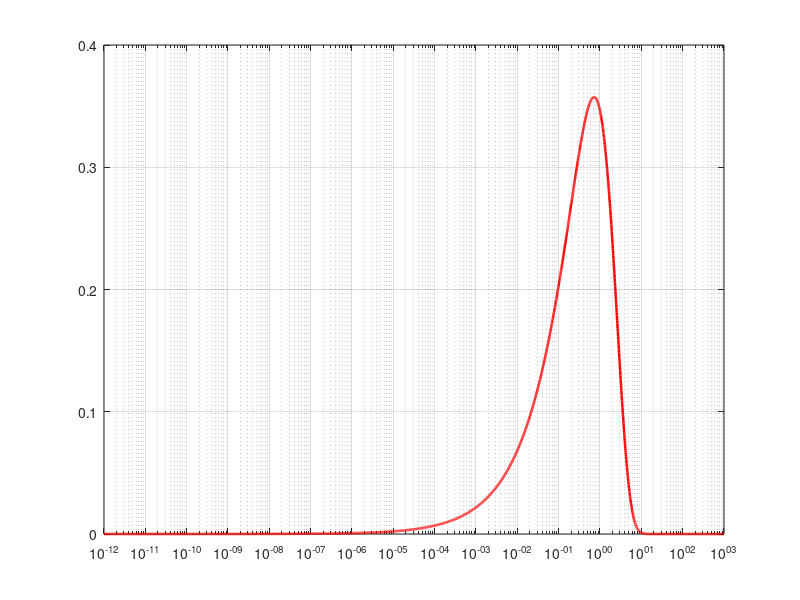

The MATLAB script that drew this image: (Note: this script raises an error after producing the figure.)
n=4000;
E=logspace(-12,3,n);
P=zeros(1,n);PP=P;
sum=0;sum2=0;
Ef=1.35;E0=2.53000e-8;
for i=1:n
    P(i)=0.4865*sinh((2*E(i))^0.5)*exp(-1.*E(i)); %Fission Spectrum 1
    PP(i)=(((E(i)/Ef)^0.5)/(Ef))*exp(-E(i)/Ef);   %Fission Spectrum 2
    if i~=1
        sum=sum+P(i)*(E(i)-E(i-1));    %Sum 2 is smaller
        sum2=sum2+PP(i)*(E(i)-E(i-1)); %Sum 2 is smaller
    end
end

semilogx(E,P,'r','LineWidth',1.8)
hold on
%semilogx(E,PP)
grid on

hold on

loglog(x(:,1),x(:,2),'b','LineWidth',1.8)
xlabel ('Energy (MeV)');
ylabel ('\phi(E) (MeV^{-1})');
axis([10e-10 10E1 10e-14 10])


legend('MCNP Output No C12','Fission Spectrum')